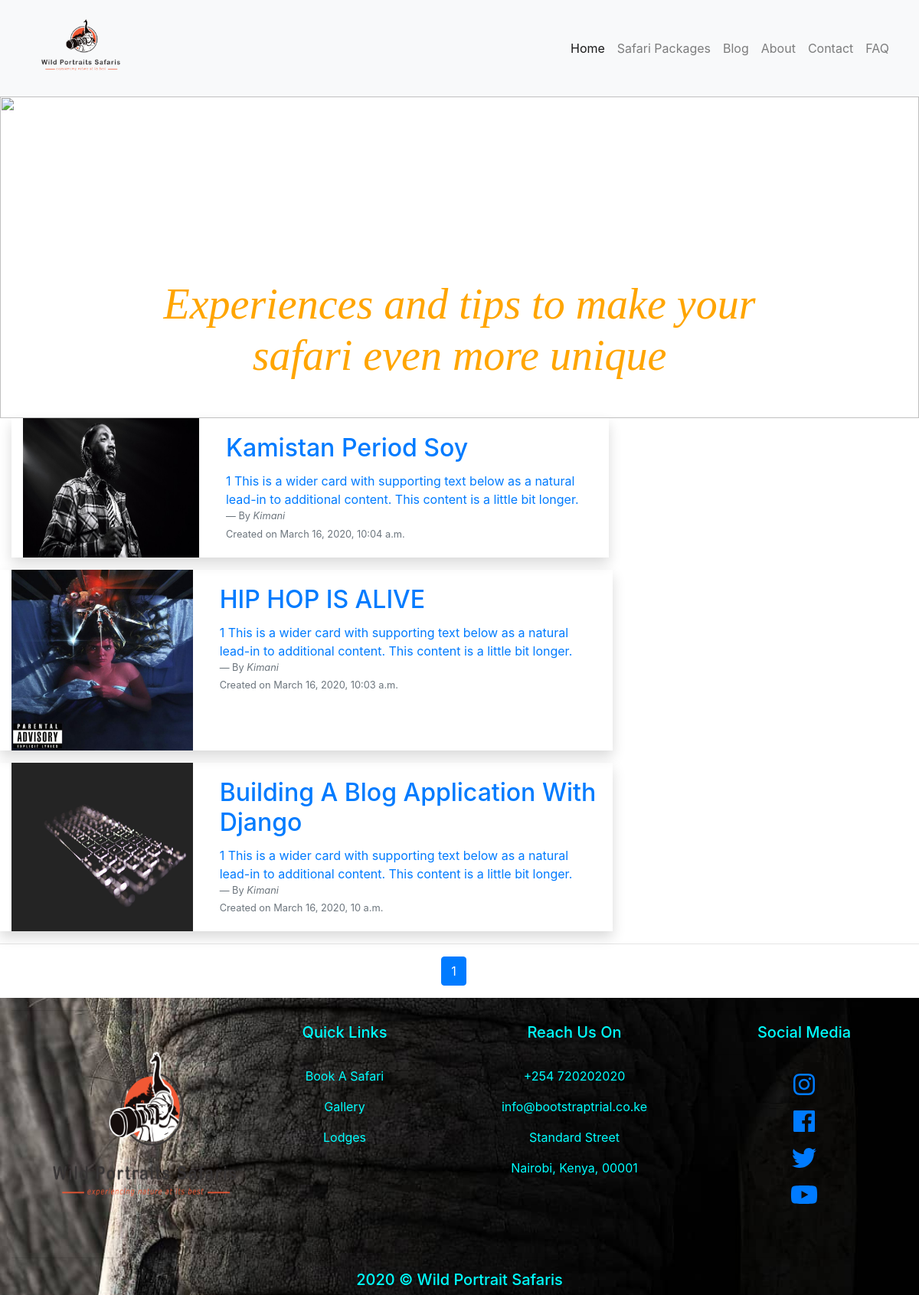
Screenshot of /blog/ with the database file from the repository.
### blog/models.py (models this page shows, shortened)
class Blog(models.Model):
	title = models.CharField(max_length=200)
	introduction = models.CharField(max_length=280, default=1)
	body = models.TextField()
	image = models.ImageField(upload_to='blog/%Y/%m/%d', null=True)
	image2 = models.ImageField(upload_to='blog/%Y/%m/%d', null=True)
	slug = models.SlugField(max_length=200, unique=True)
	author = models.ForeignKey(User, on_delete= models.CASCADE,related_name='blog_posts')
	publish = models.BooleanField(default=True)
	created = models.DateTimeField(default=timezone.now, editable=False)
	modified = models.DateTimeField(auto_now=True)
	objects = EntryQuerySet.as_manager()
	class Meta:
		verbose_name = 'Blog Entry'
		verbose_name_plural = 'Blog Entries'
		ordering = ["-created", "-modified"]

### blog/views.py (the view)
# urls.py: 2. Add a URL to urlpatterns:  path('blog/', include('blog.urls'))
def blog(request):
	all_blogs = Blog.objects.all()
	paginator = Paginator(all_blogs, 4)
	page = request.GET.get('page')
	try:
		all_blogs = paginator.page(page)
	except PageNotAnInteger:
		all_blogs = paginator.page(1)
	except EmptyPage:
		all_blogs = paginator.page(paginator.num_pages)
	context = {
	'all_blogs': all_blogs
	}
	return render (request, './blog/blog.html', context)

### Templates/blog/blog.html (shortened to what this page needs)
{% extends "base.html" %}
{% load static %}
    {% block 'content' %}
<header class="header">
<div id="slides" class="carousel slide carousel-fade" data-ride="carousel">
    <div class="carousel-inner">
      <div class="carousel-item active">
          <img src="{% static '/img/blog.jpg' %}" height="420" width="100%">
          <div class="carousel-caption">
            <h1 class="display-4" style="font-style: italic; color: orange; font-family: cursive;">Experiences and tips to make your safari even more unique</h1>
          </div>
      </div>
    </div>
</div>
</header>
    <div class="container-fluid" >
           {% for blog in all_blogs %}
    <section class="col-md-8 col-xs-8">
        <a href="{% url 'single_blog' blog.pk %}">
        <div class="card-column row mb-3 shadow">
            <img class="card-img-top col-xs-4 col-md-4" src="{{ blog.image.url}}" height="auto" width="auto" alt="Card image cap">
            <div class="card-body col-xs-8 col-md-8">
                <h4 class="card-title" style="font-size:200%;">{{blog.title}}</h4>
                <article class="card-text">{{blog.introduction}} This is a wider card with supporting text below as a natural lead-in to additional content. This content is a little bit longer.</article> <small class="blockquote-footer">By <cite title="Source Title">{{ blog.author }}</cite></small>
                <article class="card-text"><small class="text-muted">Created on {{ blog.created }}</small>
                </article>
            </div>
        </div>
        </a>
    </section>
</div>
{% endfor %}
<hr>
 <ul class="container-md pagination justify-content-center">
   {% for p in all_blogs.paginator.page_range %}
    {% if all_blogs.number == p %}
    <li class="page-item active">
      <a href="?page={{ p }}" class="page-link"> {{ p }} </a>
    </li>
    {% else %}
    <li class="page-item">
      <a href="?page={{ p }}" class="page-link"> {{ p }} </a>
    </li>
    {% endif %}
   {% endfor %}
 </ul>
     {% endblock %}

### rows the page displays
Blog: image (picture), title "Kamistan Period Soy", introduction "1", author "Kimani", created "March 16, 2020, 10:04 a.m."
Blog: image (picture), title "HIP HOP IS ALIVE", introduction "1", author "Kimani", created "March 16, 2020, 10:03 a.m."
Blog: image (picture), title "Building A Blog Application With Django", introduction "1", author "Kimani", created "March 16, 2020, 10 a.m."

### other values shown
{{ p }} "1"
